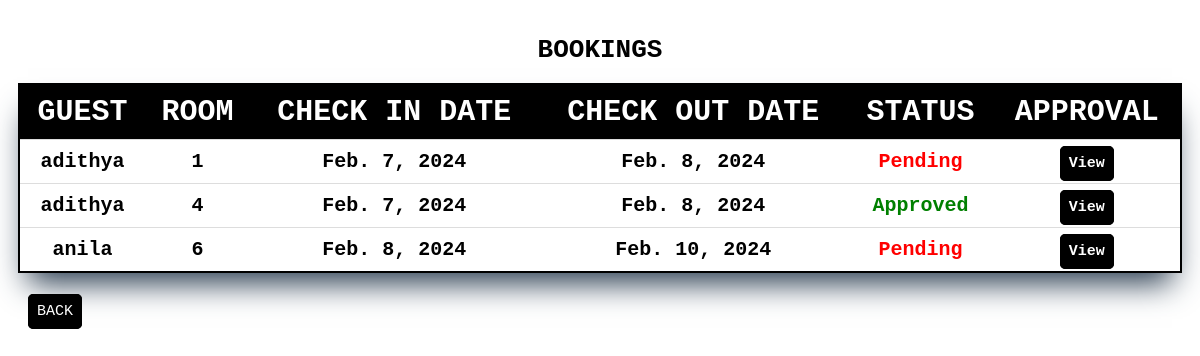
The page /checkbooking/ on the database its author committed.
### hotelapp1/models.py (models this page shows, shortened)
class bookingtable(models.Model):
    guest=models.ForeignKey(guesttable,on_delete=models.CASCADE)
    room = models.ForeignKey(roomtable, on_delete=models.CASCADE)
    checkindate=models.DateField()
    checkoutdate=models.DateField()
    approval=models.BooleanField(default=False)

class guesttable(models.Model):
    genderchoice=[('male','Male'),('female','Female')]
    firstname=models.CharField(max_length=50,null=True)
    lastname=models.CharField(max_length=50,null=True)
    email=models.CharField(max_length=50,null=True)
    number=models.CharField(max_length=50,null=True)
    age=models.CharField(max_length=50,null=True)
    gender=models.CharField(max_length=50,choices=genderchoice)
    address=models.CharField(max_length=50,null=True)
    image = models.ImageField(null=True,blank=True,upload_to="images/")
    username=models.CharField(max_length=50,null=True)
    password=models.CharField(max_length=50,null=True)
    confirm_password=models.CharField(max_length=50,null=True)
    def __str__(self):
        return self.firstname

class roomtable(models.Model):
    room_number=models.CharField(max_length=20,null=True)
    room_type=models.CharField(max_length=50,null=True)
    room_price=models.CharField(max_length=50,null=True)
    availability=models.BooleanField(default=False)
    def __str__(self):
        return self.room_number

### hotelapp1/views.py (the view)
# urls.py: path('checkbooking/',views.checkbooking,name="checkbooking"),
def checkbooking(request):
    br=bookingtable.objects.all()
    return render(request,"checkbookings.html",{'br':br})

### templates/checkbookings.html (shortened to what this page needs)
<!DOCTYPE html>
<html lang="en">
<head>
</head>
<body>
    <div>
        <form action="">
            <div>
                <h1>BOOKINGS</h1>
            </div>
            <table>
                <tr>
                    <th>GUEST</th>
                    <th>ROOM</th>
                    <th>CHECK IN DATE</th>
                    <th>CHECK OUT DATE</th>
                    <th>STATUS</th>
                    <th>APPROVAL</th>
                </tr>
                {% for i in br%}
                <tr>
                    <td>{{i.guest}}</td>
                    <td>{{i.room}}</td>
                    <td>{{i.checkindate}}</td>
                    <td>{{i.checkoutdate}}</td>
                    {% if i.approval %}
                        <td class="a">Approved</td>
                    {% else %}
                        <td class="p">Pending</td>
                    {% endif %}
                    <td>
                        <a class="book" href="{% url 'approveroom' i.id%}">View</a>
                    </td>
                </tr>
                {% endfor %}
            </table>
        </form>
        <div class="ba1">
            <a href="/staffprofiles" class="book">BACK</a>
        </div>
    </div>
</body>
</html>

### templates/checkbookings.html (style rules this page uses)
* { font-family: monospace; }
.a { color: green; font-weight: bolder; }
.p { color: red; font-weight: bolder; }
table { width: 100%; border-collapse: collapse; border: 2px solid black; box-shadow: rgb(38, 57, 77) 0px 20px 30px -10px; }
th,td { text-align: center; padding: 10px; border-bottom: 1px solid #ddd; }
th { font-size: 30px; color: white; }
td { font-size: 20px; font-weight: bolder; }
table tr:first-child { background:black; }
form { padding: 10px; }
h1 { text-align: center; }
.book { text-decoration: none; color: white; font-size: 15px; background: black; padding: 8px; border-radius: 5px; border: 1px solid black; }
.ba1 { padding: 20px; }

### rows shown on the page
bookingtable: guest "adithya", room "1", checkindate "Feb. 7, 2024", checkoutdate "Feb. 8, 2024", approval "Pending"
bookingtable: guest "adithya", room "4", checkindate "Feb. 7, 2024", checkoutdate "Feb. 8, 2024", approval "Approved"
bookingtable: guest "anila", room "6", checkindate "Feb. 8, 2024", checkoutdate "Feb. 10, 2024", approval "Pending"
